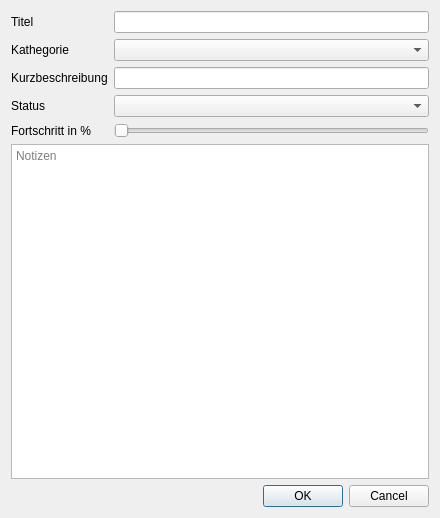
<?xml version="1.0" encoding="UTF-8"?>
<ui version="4.0">
 <class>Dialog</class>
 <widget class="QDialog" name="Dialog">
  <property name="geometry">
   <rect>
    <x>0</x>
    <y>0</y>
    <width>440</width>
    <height>518</height>
   </rect>
  </property>
  <property name="windowTitle">
   <string>Backlog Card</string>
  </property>
  <layout class="QGridLayout" name="gridLayout">
   <item row="4" column="1">
    <widget class="QComboBox" name="input_status"/>
   </item>
   <item row="6" column="0" colspan="2">
    <widget class="QTextEdit" name="textedit_notes">
     <property name="placeholderText">
      <string>Notizen</string>
     </property>
    </widget>
   </item>
   <item row="2" column="0">
    <widget class="QLabel" name="label_description">
     <property name="text">
      <string>Kurzbeschreibung</string>
     </property>
    </widget>
   </item>
   <item row="0" column="0">
    <widget class="QLabel" name="label_name">
     <property name="text">
      <string>Titel</string>
     </property>
    </widget>
   </item>
   <item row="4" column="0">
    <widget class="QLabel" name="label_status">
     <property name="text">
      <string>Status</string>
     </property>
    </widget>
   </item>
   <item row="2" column="1">
    <widget class="QLineEdit" name="input_description"/>
   </item>
   <item row="0" column="1">
    <widget class="QLineEdit" name="input_name"/>
   </item>
   <item row="7" column="0" colspan="2">
    <widget class="QDialogButtonBox" name="buttonBox">
     <property name="orientation">
      <enum>Qt::Horizontal</enum>
     </property>
     <property name="standardButtons">
      <set>QDialogButtonBox::Cancel|QDialogButtonBox::Ok</set>
     </property>
    </widget>
   </item>
   <item row="1" column="0">
    <widget class="QLabel" name="label_type">
     <property name="text">
      <string>Kathegorie</string>
     </property>
    </widget>
   </item>
   <item row="1" column="1">
    <widget class="QComboBox" name="input_category"/>
   </item>
   <item row="5" column="1">
    <widget class="QSlider" name="input_progress">
     <property name="orientation">
      <enum>Qt::Horizontal</enum>
     </property>
    </widget>
   </item>
   <item row="5" column="0">
    <widget class="QLabel" name="label_progress">
     <property name="text">
      <string>Fortschritt in %</string>
     </property>
    </widget>
   </item>
  </layout>
 </widget>
 <resources/>
 <connections>
  <connection>
   <sender>buttonBox</sender>
   <signal>accepted()</signal>
   <receiver>Dialog</receiver>
   <slot>accept()</slot>
   <hints>
    <hint type="sourcelabel">
     <x>248</x>
     <y>254</y>
    </hint>
    <hint type="destinationlabel">
     <x>157</x>
     <y>274</y>
    </hint>
   </hints>
  </connection>
  <connection>
   <sender>buttonBox</sender>
   <signal>rejected()</signal>
   <receiver>Dialog</receiver>
   <slot>reject()</slot>
   <hints>
    <hint type="sourcelabel">
     <x>316</x>
     <y>260</y>
    </hint>
    <hint type="destinationlabel">
     <x>286</x>
     <y>274</y>
    </hint>
   </hints>
  </connection>
 </connections>
</ui>
